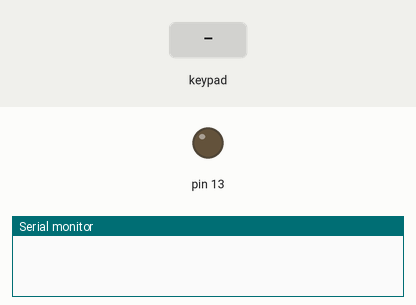
This sketch was run on a simulated Arduino Uno, built with avr-gcc and run on an emulated ATmega328P. Shown: output pins drawn as LEDs (lit = HIGH), the last lines printed to the serial monitor. Inputs (shaded band) come from the test bench.

Above: at 1.2 s.
1.3 s: keypad keys 1 4 0 9 pressed 0.4 s apart
At 3.7 s:
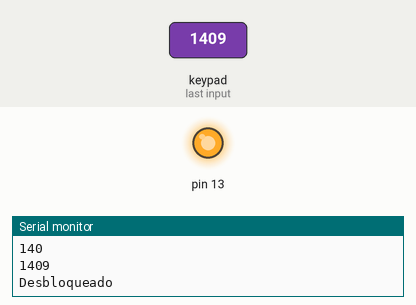
12.4 s: keypad keys 1 4 0 9 # pressed 0.4 s apart
At 14.3 s:
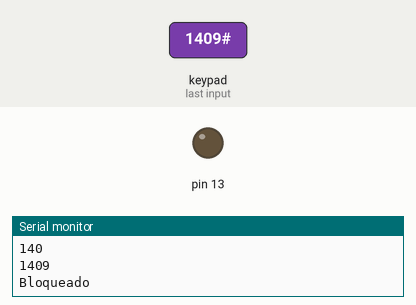
Timing chart, 0 to 15.8 s (numbered marks = the images above; inputs shaded):
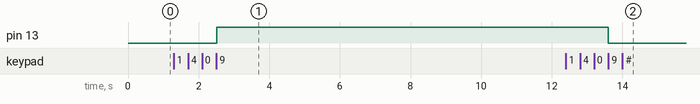

Measured:
- after the input at 1.3 s, pin 13: LOW → HIGH after 1.2 s
- after the input at 12.4 s, pin 13: HIGH → LOW after 1.2 s

The sketch:

keypad.ino
```cpp
#include <Keypad.h>


const byte numRows= 4; //number of rows on the keypad
const byte numCols= 4; //number of columns on the keypad
const byte maxInput = 4;
const String pass = "1409";

//keymap defines the key pressed according to the row and columns just as appears on the keypad
int count = 0;
String input = "";
boolean bloqueado = true;
char keymap[numRows][numCols]=
{
{'1', '2', '3', 'A'},
{'4', '5', '6', 'B'},
{'7', '8', '9', 'C'},
{'*', '0', '#', 'D'}
};

//Code that shows the keypad connections to the arduino terminals
byte rowPins[numRows] = {9,8,7,6}; //Rows 0 to 3
byte colPins[numCols]= {5,4,3,2}; //Columns 0 to 3

//initializes an instance of the Keypad class
Keypad myKeypad= Keypad(makeKeymap(keymap), rowPins, colPins, numRows, numCols);

void setup()
{
Serial.begin(9600);
pinMode(13, OUTPUT);
}

//If key is pressed, this key is stored in 'keypressed' variable
//If key is not equal to 'NO_KEY', then this key is printed out
//if count=17, then count is reset back to 0 (this means no key is pressed during the whole keypad scan process
void loop()  {
  char keypressed = myKeypad.getKey();

  if ( count >= maxInput ){
    input = "";
    count = 0;
  }

  if (keypressed != NO_KEY)  {
    if (keypressed == '#' ){
      input = "";
      count = 0;
      return;
    }
    count += 1;
    input = input + keypressed ;
    Serial.println(input);
  }

  if ( input == pass ) {
    if ( bloqueado == true ) {
      Serial.println("Desbloqueado");
      digitalWrite(13, HIGH);
      bloqueado = false;
    }
    else {
      Serial.println("Bloqueado");
      digitalWrite(13, LOW);
      bloqueado = true;
    }
    input = "";
  }
}
```
